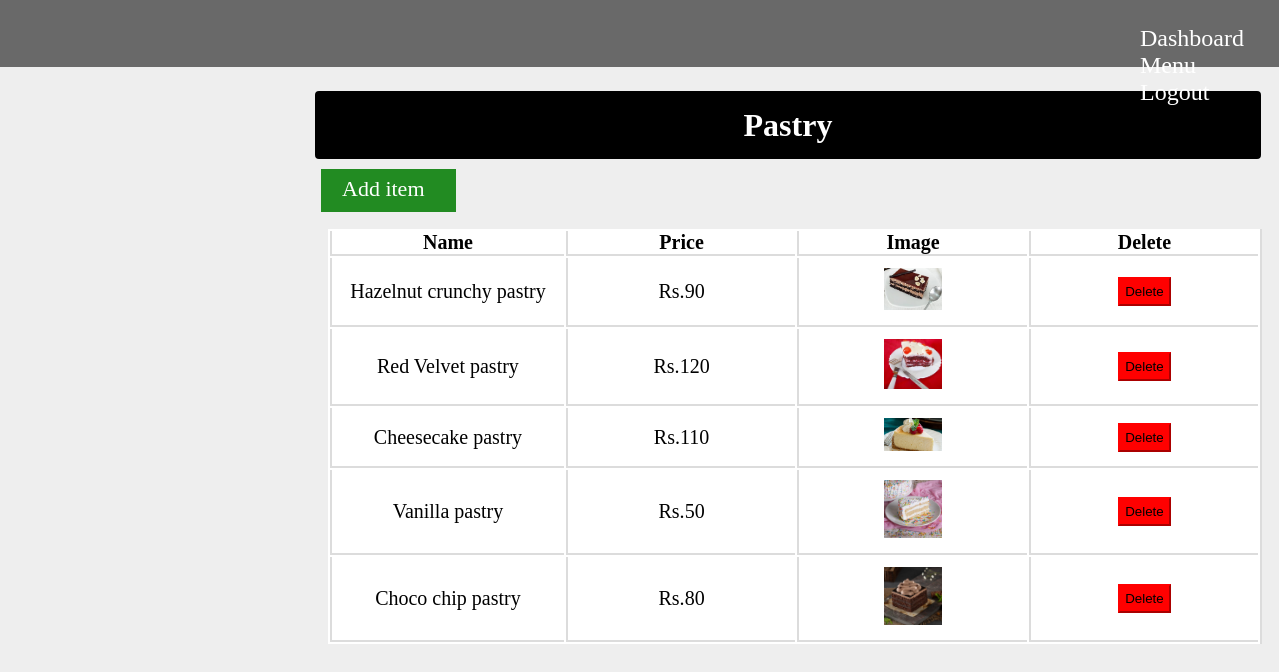
Page /admin/view-pastry.php (signed in) on the committed database.
### tables this page shows
CREATE TABLE `pastry` (
  `id` int(30) NOT NULL,
  `name` varchar(30) NOT NULL,
  `price` int(30) NOT NULL,
  `photopath` longblob NOT NULL
);

### admin/view-pastry.php (the view, shortened to what this page needs)
<?php
include("admin_page.php");
?>
<!DOCTYPE html>
<html lang="en">
<head>
    <link rel="stylesheet" href="dashboard.css">
    <link rel="stylesheet" href="view-cake.css">
</head>
<body>
    <div class="container">
        <div class="row">
            <h1>Pastry</h1>
        </div>
        <div class="add">
        <a href="add-pastry.php">Add item</a>
        </div>
        <div class="tab">
            <table>
                <thead>
                    <tr>
                        <th>Name</th>
                        <th>Price</th>
                        <th>Image</th>
                        <th>Delete</th>
                    </tr>
                </thead>
                <tbody>
                    <?php
                    $query = "SELECT * FROM pastry";
                    $query_run = mysqli_query($conn, $query);
                    if (mysqli_num_rows($query_run) > 0) {
                        foreach ($query_run as $row) {
                    ?>
                            <tr>
                                <td><?= $row['name']; ?></td>
                                <td>Rs.<?= $row['price']; ?></td>
                                <td><?php echo '<img src="'.($row['photopath']).'" alt="picture">';?>
                                 </td>
                                <td>
                                    <form action="add-delete-pastry.php" method="POST">
                                    <button type="submit" name="pastry_delete" value="<?=$row['id'];?>" class="btn">Delete
                                    </button>
                                    </form>
                                </td>
                            </tr>
                        <?php
                        }
                    } else {
                        ?>
                        <tr>
                            <td colspan="7">No Record Found</td>
                        </tr>
                    <?php
                    }
                    ?>
                </tbody>
            </table>
        </div>
    </div>
</body>
</html>

### admin/admin_page.css (style rules this page uses)
* { margin: 0; padding: 0; }
body { background-color: #eeeeee; }

### admin/dashboard.css (style rules this page uses)
* { margin: 0; padding: 0; }
body { background-color: #eeeeee; }
.container { height: 530px; }

### admin/view-cake.css (style rules this page uses)
.row { border: 2px solid black; background-color: black; color: white; text-align: center; margin-top: 24px; width: 934px; margin-left: 315px; height: 56px; border-radius: 4px; padding: 4px; }
.row h1 { padding: 10px; }
.add { width: 114px; height: 36px; padding-top: 7px; padding-left: 21px; background-color: forestgreen; margin-left: 321px; margin-top: 10px; margin-bottom: 16px; }
.add a { font-size: 22px; color: white; }
table { color: black; text-align: center; margin-top: 17px; width: 934px; margin-left: 328px; height: 56px; font-size: 20px; border-right: 2px solid gainsboro; background-color: white; }
table th { border-top: none; border-left: 2px solid gainsboro; border-bottom: 2px solid gainsboro; width: 250px; }
td img { width: 58px; }
td { border-left: 2px solid gainsboro; border-top: none; border-bottom: 2px solid gainsboro; padding: 10px 0px 10px 0px; text-align: center; }
body a { text-decoration: none; }
.btn { padding: 5px; border-color: red; }
button { background-color: red; }

### rows in the picture
pastry: name "Hazelnut crunchy pastry", price "90", photopath (picture), $row['id'] 13 (drawn)
pastry: name "Red Velvet pastry", price "120", photopath (picture), $row['id'] 14 (drawn)
pastry: name "Cheesecake pastry", price "110", photopath (picture), $row['id'] 16 (drawn)
pastry: name "Vanilla pastry", price "50", photopath (picture), $row['id'] 17 (drawn)
pastry: name "Choco chip pastry", price "80", photopath (picture), $row['id'] 18 (drawn)
